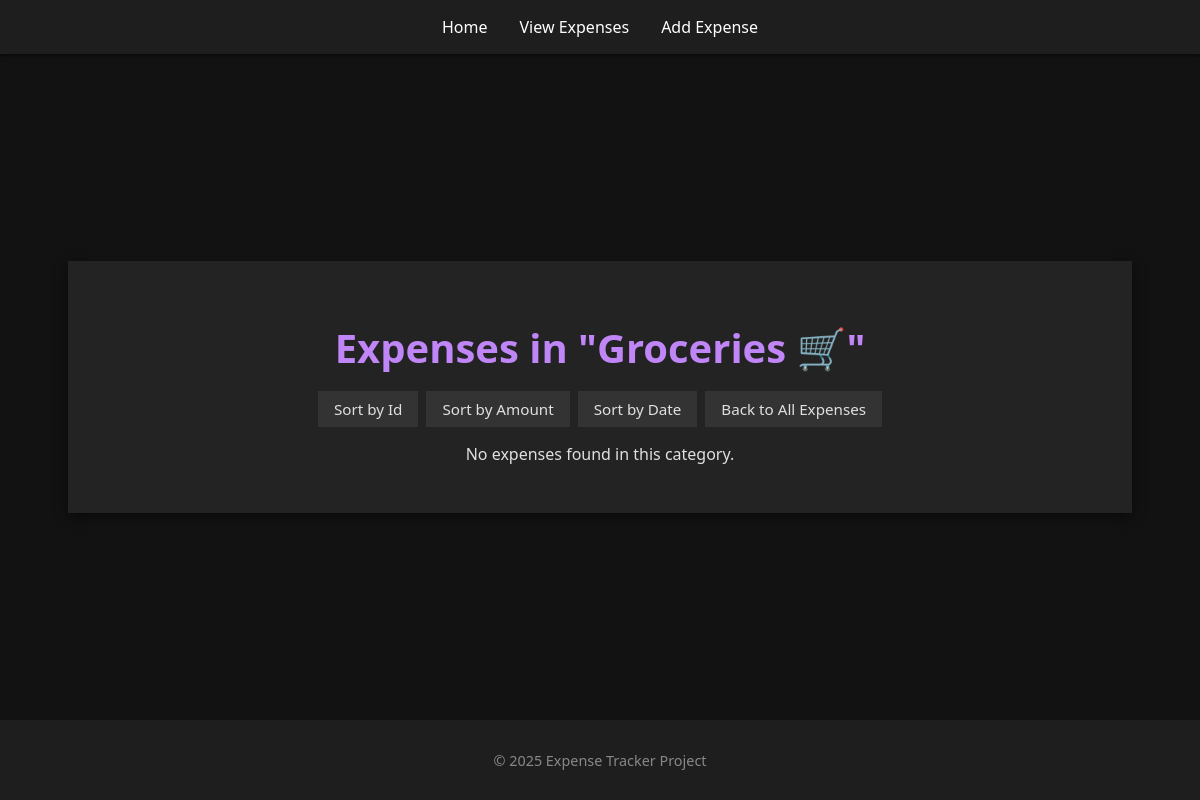
The page /expenses/category/5 on the database as committed earlier.
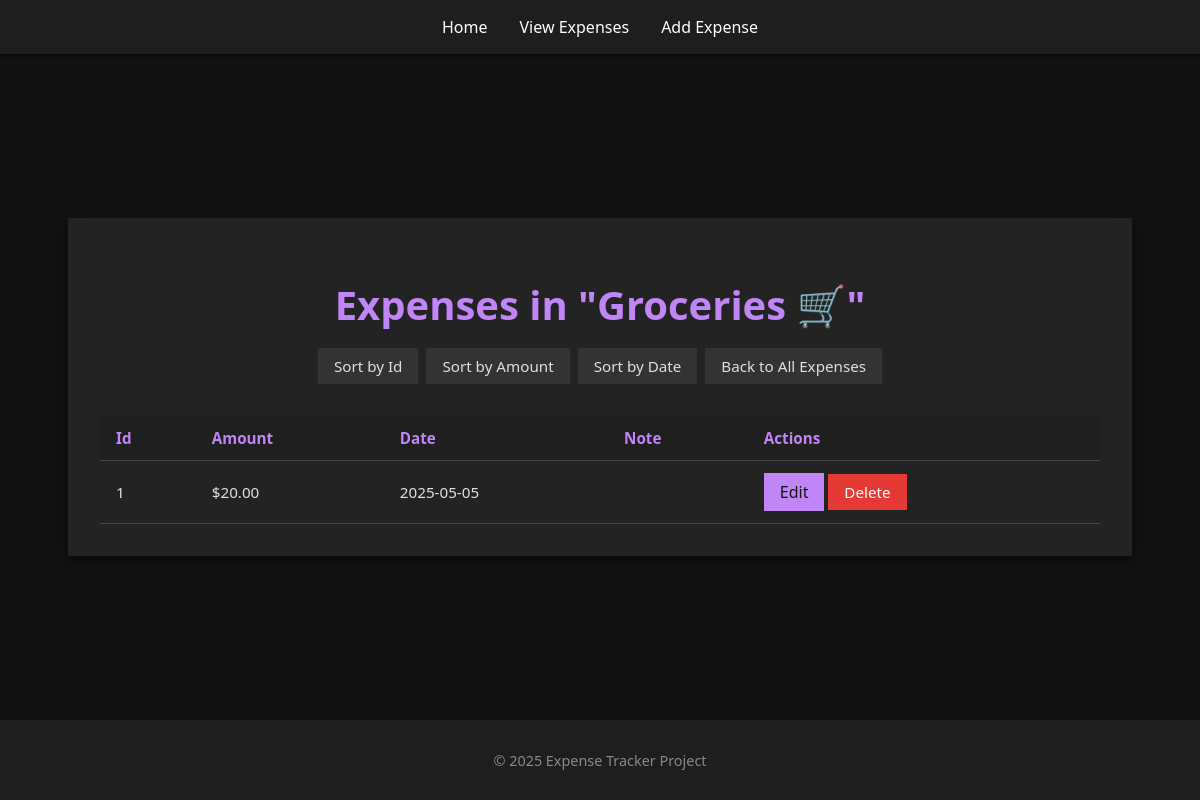
The same page on the database as committed later.
### models/expense.py (models this page shows, shortened)
class Expense(db.Model):
    __tablename__ = "expenses"
    id = db.mapped_column(db.Integer, primary_key=True)
    amount = db.mapped_column(db.Float, nullable=False)
    category = db.mapped_column(db.String, nullable=False)
    date = db.mapped_column(DateTime, nullable=False)
    note = db.mapped_column(db.String)
    category_id = db.Column(db.Integer, db.ForeignKey("category.id"), nullable=False)
    category = db.relationship("Category", back_populates="expenses")

### app.py (the view)
    @app.route("/expenses/category/<int:category_id>")
    def expenses_by_category(category_id):
        category = db.session.get(Category, category_id)
        if not category:
            return render_template("error.html", message="Category not found.")
        sort = request.args.get("sort")
        stmt = select(Expense).where(Expense.category_id == category_id)
        if sort == "id":
            stmt = stmt.order_by(Expense.id)
        elif sort == "amount":
            stmt = stmt.order_by(Expense.amount)
        elif sort == "date":
            stmt = stmt.order_by(Expense.date)
        expenses = db.session.execute(stmt).scalars().all()
        return render_template("expenses_by_category.html", expenses=expenses, category=category)

### templates/expenses_by_category.html (shortened to what this page needs)
{% extends "base.html" %}
{% block content %}
<div class="center-box">
    <div class="card" style="width: 120%; max-width: 1000px;">
        <h1 style="text-align: center; margin-bottom: 1rem; font-size: 2.5rem">
            Expenses in "{{ category.name }}"
        </h1>
        <div style="display: flex; flex-wrap: wrap; gap: 0.5rem; justify-content: center; margin-bottom: 1rem;">
            <a href="{{ url_for('expenses_by_category', category_id=category.id, sort='id') }}" class="filter-btn">Sort by Id</a>
            <a href="{{ url_for('expenses_by_category', category_id=category.id, sort='amount') }}" class="filter-btn">Sort by Amount</a>
            <a href="{{ url_for('expenses_by_category', category_id=category.id, sort='date') }}" class="filter-btn">Sort by Date</a>
            <a class="filter-btn" href="{{ url_for('list_expenses') }}">Back to All Expenses</a>
        </div>
        {% if expenses %}
        <div style="overflow-x: auto;">
            <table>
                <thead>
                    <tr>
                        <th>Id</th>
                        <th>Amount</th>
                        <th>Date</th>
                        <th>Note</th>
                        <th>Actions</th>
                    </tr>
                </thead>
                <tbody>
                    {% for expense in expenses %}
                    <tr>
                        <td>{{ expense.id }}</td>
                        <td>${{ '%.2f' | format(expense.amount) }}</td>
                        <td>{{ expense.date.strftime('%Y-%m-%d') }}</td>
                        <td>{{ expense.note }}</td>
                        <td>
                            <a href="{{ url_for('edit_form', expense_id=expense.id) }}" class="btn">Edit</a>
                            <a href="{{ url_for('confirm_delete', expense_id=expense.id) }}" class="btn-del">Delete</a>
                        </td>
                    </tr>
                    {% endfor %}
                </tbody>
            </table>
        </div>
        {% else %}
            <p style="text-align: center;">No expenses found in this category.</p>
        {% endif %}
    </div>
</div>
{% endblock %}

Rows that differ between the two databases and show on the page:
added Expense: id "1", amount "20.00", date "2025-05-05"
Other text that changed with them:
text no longer shown: "No expenses found in this category."
text now shown: "Id Amount Date Note Actions"
